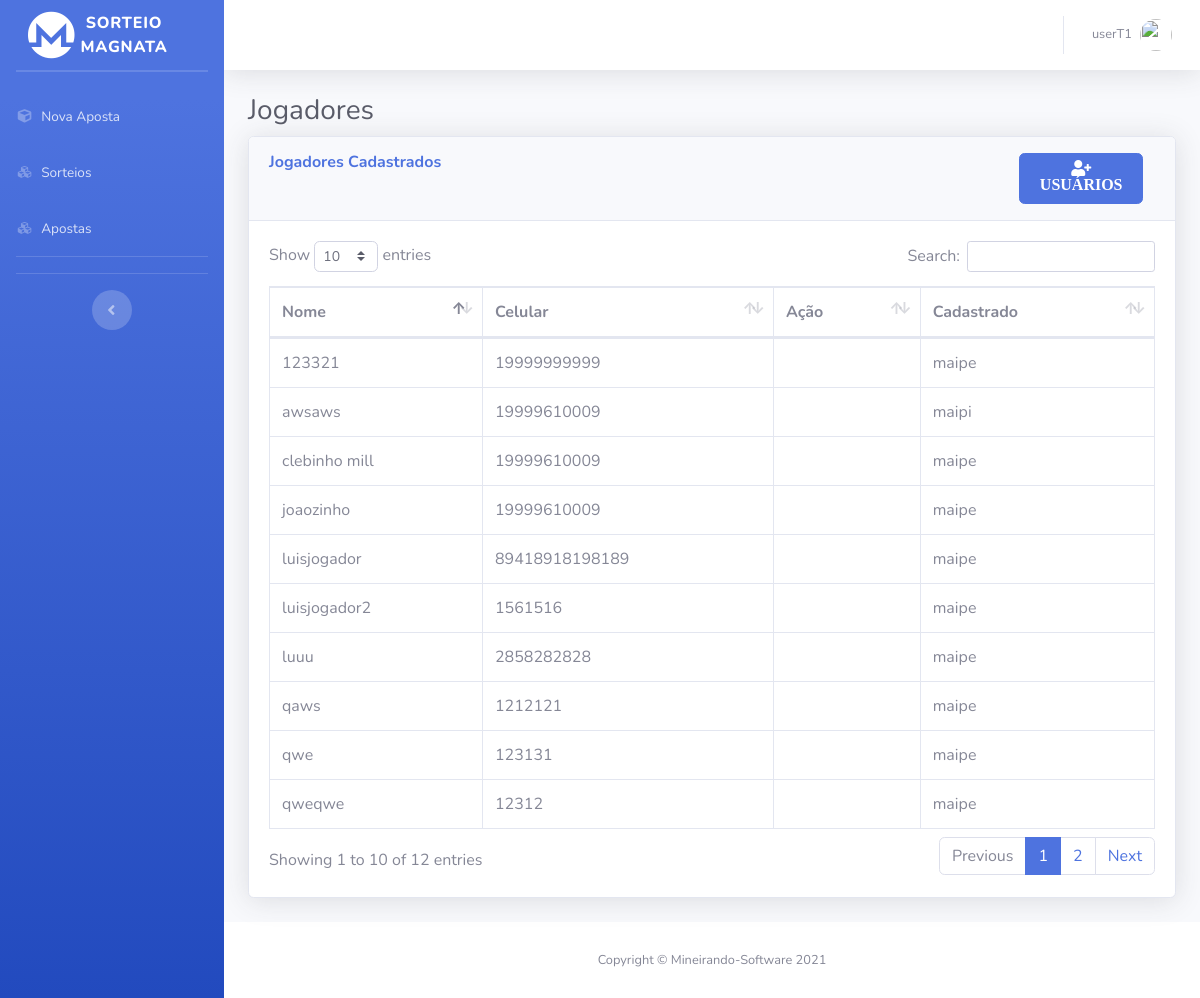
Page /jogadores.php (signed in) on the committed database.
### tables this page shows
CREATE TABLE `user` (
  `iduser` int(11) NOT NULL,
  `name` varchar(45) NOT NULL,
  `celular` varchar(45) NOT NULL,
  `senha` varchar(100) NOT NULL,
  `tipo` varchar(45) NOT NULL DEFAULT '0',
  `idSuperior` int(11) DEFAULT NULL
);

### jogadores.php (the view, shortened to what this page needs)
<?php
include('php/server.php') ;
  $sort_check_query = 'SELECT * FROM user WHERE tipo = "2" ';
  $result = mysqli_query($db,$sort_check_query);
?>
<!DOCTYPE html>
<html lang="pt-br">
<head>
  <link href="vendor/fontawesome-free/css/all.min.css" rel="stylesheet" type="text/css">
  <link href="css/sb-admin-2.min.css" rel="stylesheet">
  <link href="vendor/datatables/dataTables.bootstrap4.min.css" rel="stylesheet">
</head>
<body id="page-top">
  <div id="wrapper">
    <ul class="navbar-nav bg-gradient-primary sidebar sidebar-dark accordion no-print" id="accordionSidebar">
      <a class="sidebar-brand d-flex align-items-center justify-content-center" href="index.php">
        <div class="col">
          <i class="fab fa-monero fa-3x"></i>
        </div>
        <div class="sidebar-brand-text mx-3">Sorteio Magnata</div>
      </a>
      <hr class="sidebar-divider my-0">
      <hr class="sidebar-divider">
      <li class="nav-item">
        <a class="nav-link" href="novaaposta.php">
          <i class="fas fa-fw fa-cube"></i>
          <span>Nova Aposta</span></a>
      </li>
      <li class="nav-item">
        <a class="nav-link" href="sorteios.php">
          <i class="fas fa-fw fa-cubes"></i>
          <span>Sorteios</span></a>
      </li>
<li class="nav-item">
        <a class="nav-link" href="apostas.php">
          <i class="fas fa-fw fa-cubes"></i>
          <span>Apostas</span></a>
      </li>
      <hr class="sidebar-divider">
      <hr class="sidebar-divider d-none d-md-block">
      <div class="text-center d-none d-md-inline">
        <button class="rounded-circle border-0" id="sidebarToggle"></button>
      </div>
    </ul>
    <div id="content-wrapper" class="d-flex flex-column">
      <div id="content">
        <nav class="navbar navbar-expand navbar-light bg-white topbar mb-4 static-top shadow">
          <ul class="navbar-nav ml-auto">
    <li class="nav-item dropdown no-arrow">
      <a class="nav-link dropdown-toggle" href="#" id="userDropdown" role="button" data-toggle="dropdown" aria-haspopup="true" aria-expanded="false">
        <span class="mr-2 d-none d-lg-inline text-gray-600 small"><?php echo $_SESSION['username']; ?></span>
        <img class="img-profile rounded-circle" src="https://source.unsplash.com/QAB-WJcbgJk/60x60">
      </a>
    </li>
          </ul>
        </nav>
        <div class="container-fluid">
          <h1 class="h3 mb-2 text-gray-800">Jogadores</h1>
          <div class="card shadow mb-4">
          <div class="card-header py-3" style="display: flex; flex-direction: row; justify-content: space-between; width: 100%; margin-left: 0px;">
          <h6 class="m-0 font-weight-bold text-primary" style="width: 45%;">Jogadores Cadastrados</h6>
             <div class="col-lg-2 col-md-9 col-sm-12">
                <button class="btn btn-primary" data-toggle="modal" data-target="#modalExemplo"> <i class="fas fa-user-plus"> USUÁRIOS </i> </button>
              </div>
            </div>
            <div class="card-body">
              <div class="table-responsive">
              <table class="table table-bordered" id="dataTable" width="100%" cellspacing="0">
                  <thead>
                    <tr>
                      <th>Nome</th>
                      <th>Celular</th>
                      <th>Ação</th>
                      <th>Cadastrado</th>
                    </tr>
                  </thead>
                  <tbody>
                  <?php
                  $cont =0;
                   while($row = $result->fetch_assoc()) {
                    if($row['idSuperior']==0){
                      $nammm =  "Desconhecido";
                    }
                    else{
                      $user_check_query = 'SELECT * FROM user WHERE iduser='.$row['idSuperior'].'  LIMIT 1';
                    $result1 = mysqli_query($db, $user_check_query);
                    $user = mysqli_fetch_assoc($result1);
                    $nammm =  $user['name'];
                    $idd = $user['iduser'];
                    }
                    $idsup= $_SESSION['id'];
                    echo("<tr>
                    <td>".$row['name']."</td>
                    <td>".$row['celular']."</td>
                  ");
                  if($idd == $idsup){
                    echo("<form id='exc_camb".$cont."' class='dropdown-item' method='post' action='cambistas.php'>
                    <input type='hidden' id='custId' name='idDelet' value='".$row['iduser']."'>
                    <input type='hidden' id='tipo' name='tipo' value='2'>
                  </form>
                    <td style='display: flex;'>
                     <div style='width: 44px !important; max-width: 30%; position: relative;'> <input  class='btn btn-danger' type='submit' form='exc_camb".$cont."' name='exc_camb'  value='    '/><i class='fa fa-minus-square'".$cont."' style='    position: absolute; left: 35%; top: 30%;  color: white; '></i></div >
                  </td>");
                  }
                  else{
                    echo("<td></td>
                    ");
                  }
                  echo("<td>".$nammm."</td>
                  </tr>");
                  $cont +=1;
                   }
                  ?>
                  </tbody>
                </table>
              </div>
            </div>
          </div>
        </div>
      </div>
      <footer class="sticky-footer bg-white no-print">
        <div class="container my-auto">
          <div class="copyright text-center my-auto">
            <span>Copyright &copy; Mineirando-Software 2021</span>
          </div>
        </div>
      </footer>
    </div>
  </div>
</body>
</html>

### rows in the picture
user: name "luisjogador", celular "89418918198189", user.name "maipe"
user: name "luisjogador2", celular "1561516", user.name "maipe"
user: name "luuu", celular "2858282828", user.name "maipe"
user: name "qwe", celular "123131", user.name "maipe"
user: name "qweqwe", celular "12312", user.name "maipe"
user: name "qaws", celular "1212121", user.name "maipe"
user: name "joaozinho", celular "19999610009", user.name "maipe"
user: name "123321", celular "19999999999", user.name "maipe"
user: name "clebinho mill", celular "19999610009", user.name "maipe"
user: name "awsaws", celular "19999610009", user.name "maipi"

### other values in the picture
$_SESSION['username'] "userT1"
